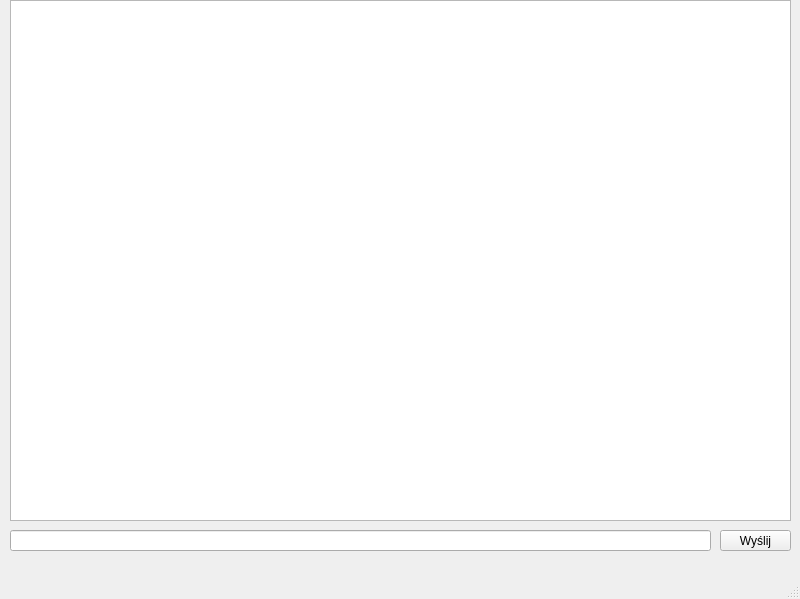
<?xml version="1.0" encoding="UTF-8"?>
<ui version="4.0">
 <class>Message</class>
 <widget class="QMainWindow" name="Message">
  <property name="geometry">
   <rect>
    <x>0</x>
    <y>0</y>
    <width>800</width>
    <height>599</height>
   </rect>
  </property>
  <property name="windowTitle">
   <string>MainWindow</string>
  </property>
  <widget class="QWidget" name="centralwidget">
   <widget class="QLineEdit" name="lineEdit">
    <property name="geometry">
     <rect>
      <x>10</x>
      <y>530</y>
      <width>701</width>
      <height>21</height>
     </rect>
    </property>
   </widget>
   <widget class="QPushButton" name="pushButton">
    <property name="geometry">
     <rect>
      <x>720</x>
      <y>530</y>
      <width>71</width>
      <height>21</height>
     </rect>
    </property>
    <property name="text">
     <string>Wyślij</string>
    </property>
   </widget>
   <widget class="QTextEdit" name="textEdit">
    <property name="geometry">
     <rect>
      <x>10</x>
      <y>0</y>
      <width>781</width>
      <height>521</height>
     </rect>
    </property>
    <property name="sizeAdjustPolicy">
     <enum>QAbstractScrollArea::SizeAdjustPolicy::AdjustIgnored</enum>
    </property>
    <property name="readOnly">
     <bool>true</bool>
    </property>
   </widget>
  </widget>
  <widget class="QMenuBar" name="menubar">
   <property name="geometry">
    <rect>
     <x>0</x>
     <y>0</y>
     <width>800</width>
     <height>23</height>
    </rect>
   </property>
  </widget>
  <widget class="QStatusBar" name="statusbar"/>
 </widget>
 <resources/>
 <connections/>
</ui>
